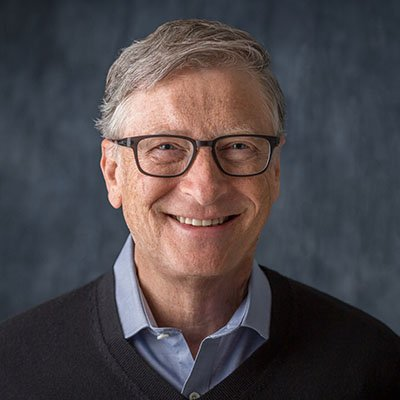
#> input picture scripts/projects/images/bill_gates.jpg, 400 x 400 px, found by its file name
$ python project_32.py
#> lines starting #> are read from the running program, lines starting #| are printed output that depends on the picture
### scripts/projects/common/media_utils.py
import sys
import cv2
import mediapipe as mp
import numpy as np

mp_drawing = mp.solutions.drawing_utils
mp_drawing_styles = mp.solutions.drawing_styles
mp_face_mesh = mp.solutions.face_mesh

def get_landmark_points(src_image):
    with mp_face_mesh.FaceMesh(
            static_image_mode=True,
            max_num_faces=1,
            refine_landmarks=True,
            min_detection_confidence=0.5) as face_mesh:
        # Convert the BGR image to RGB before processing.
        results = face_mesh.process(cv2.cvtColor(src_image, cv2.COLOR_BGR2RGB))
        # Print and draw face mesh landmarks on the image.
        if not results.multi_face_landmarks:
            return None
        if len(results.multi_face_landmarks) > 1:
            sys.exit('Too many faces detected.')
        src_face_landmark = results.multi_face_landmarks[0].landmark
        landmark_points = []
        for i in range(468):
            x = int(src_face_landmark[i].x * src_image.shape[1])
            y = int(src_face_landmark[i].y * src_image.shape[0])
            landmark_points.append((x, y))
        return landmark_points

# [79 lines left out: functions extract_index_nparray, get_triangles, triangulation, warp_triangle, add_piece_of_new_face, swap_new_face, not called in this run]

### scripts/projects/project_32.py
import cv2
import numpy as np
from common import media_utils

width = 640
height = 480
cap = cv2.VideoCapture(0, cv2.CAP_DSHOW)
cap.set(3, width)
cap.set(4, height)

# Explicitly mapping all your files to their true folder destination using raw strings
src_image_paths = [
    r"C:\Users\Bhargav Ravinutala\Desktop\learn_cv\opencv-learning\scripts\projects\images\bill_gates.jpg",
    r"C:\Users\Bhargav Ravinutala\Desktop\learn_cv\opencv-learning\scripts\projects\images\steve_jobs.jpg",
    r"C:\Users\Bhargav Ravinutala\Desktop\learn_cv\opencv-learning\scripts\projects\images\donald_trump.jpg",
    r"C:\Users\Bhargav Ravinutala\Desktop\learn_cv\opencv-learning\scripts\projects\images\dwayne_johnson.jpg",
    r"C:\Users\Bhargav Ravinutala\Desktop\learn_cv\opencv-learning\scripts\projects\images\will_smith.jpg"
]

src_images = []
for image_path in src_image_paths:
    image = cv2.imread(image_path)
#> image is the input picture: shape (400, 400, 3); mean B, G, R 73.7, 70.6, 77.1
    if image is not None:
        src_images.append(image)
    else:
        print(f"[Warning] Could not load image at: {image_path}")

# Initialize variables globally to track your state configuration
src_image = None
src_image_gray = None
src_mask = None
src_landmark_points = None
src_np_points = None
src_convexHull = None
indexes_triangles = None

def set_src_image(image):
    global src_image, src_image_gray, src_mask, src_landmark_points, src_np_points, src_convexHull, indexes_triangles
    src_image = image
    src_image_gray = cv2.cvtColor(src_image, cv2.COLOR_BGR2GRAY)
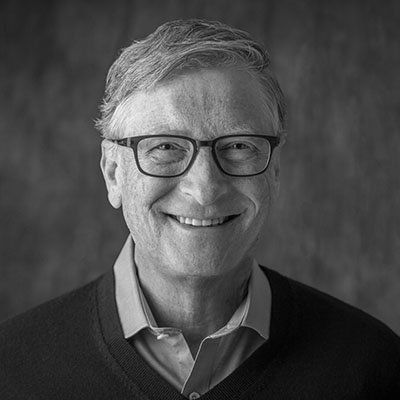
#> src_image_gray: shape (400, 400); min 0, max 252, mean 72.9
    src_mask = np.zeros_like(src_image_gray)
    src_landmark_points = media_utils.get_landmark_points(src_image)
    src_np_points = np.array(src_landmark_points)
    src_convexHull = cv2.convexHull(src_np_points)
    cv2.fillConvexPoly(src_mask, src_convexHull, 255)
    indexes_triangles = media_utils.get_triangles(convexhull=src_convexHull,
                                                  landmarks_points=src_landmark_points,
                                                  np_points=src_np_points)

# Run safety fallback check before proceeding to main window frame tracking routines
if len(src_images) == 0:
    print("\n❌ CRITICAL: No images could be loaded from your images directory paths!")
    cap.release()
    exit()
else:
    set_src_image(src_images[0])
#> (the call stopped at in get_landmark_points, `with mp_face_mesh.FaceMesh( static_image_mode=True, max_num_faces=1, r..`: mediapipe is not available in this run)

while True:
    # Removed the invalid 'global' syntax block from inside this loop structure execution
    _, dest_image = cap.read()
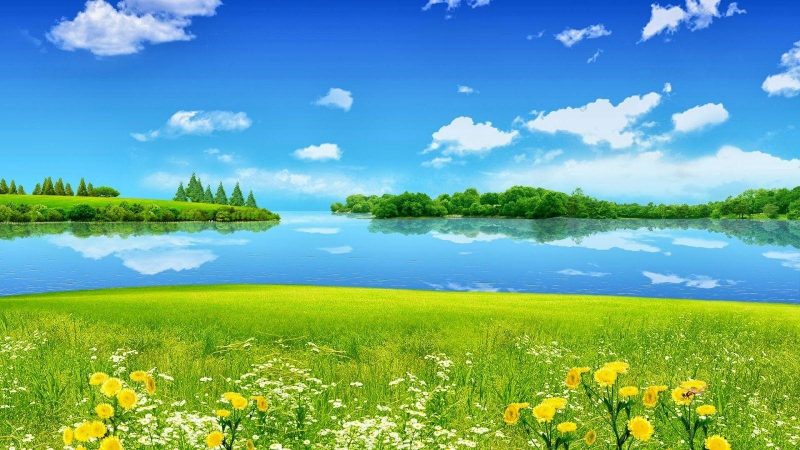
#> input picture scripts/projects/bg.jpeg, 1600 x 900 px, given in place of the camera (shown at 1/2 size)
#> dest_image is the input picture: shape (900, 1600, 3); mean B, G, R 149.3, 169, 107.9
    dest_image = cv2.resize(dest_image, (width, height))
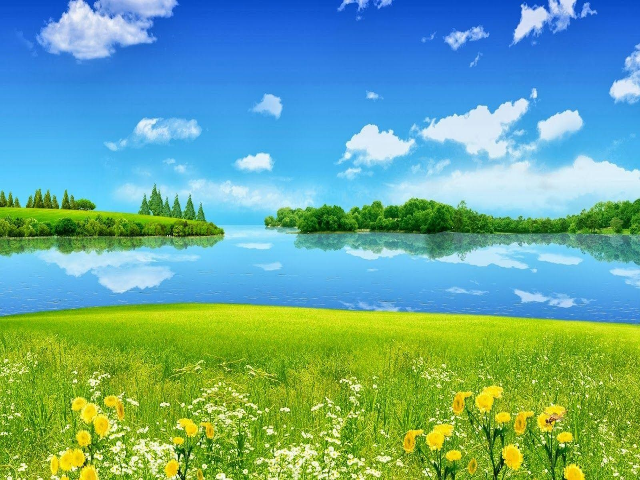
#> dest_image: shape (480, 640, 3); mean B, G, R 149.2, 168.9, 107.8
    dest_image_gray = cv2.cvtColor(dest_image, cv2.COLOR_BGR2GRAY)
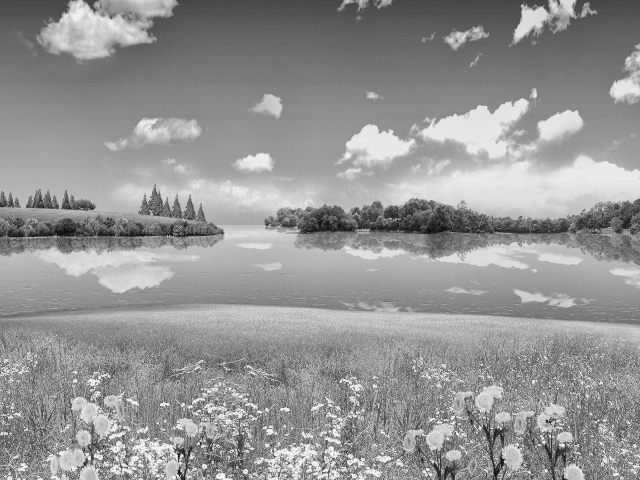
#> dest_image_gray: shape (480, 640); min 11, max 250, mean 148.4
    dest_mask = np.zeros_like(dest_image_gray)

#> (the run stopped early here; a loop or call above may not have finished)
